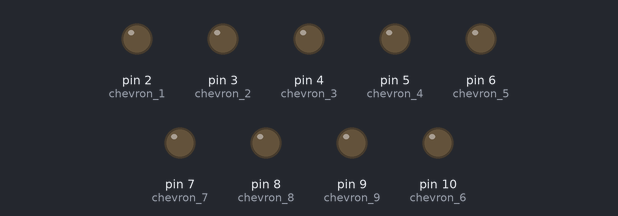
Bench run of a sketch on a simulated Arduino Uno, built with avr-gcc and run on an emulated ATmega328P. On the bench: output pins drawn as LEDs (lit = HIGH).

Above: at 0.1 s.
At 6.1 s:
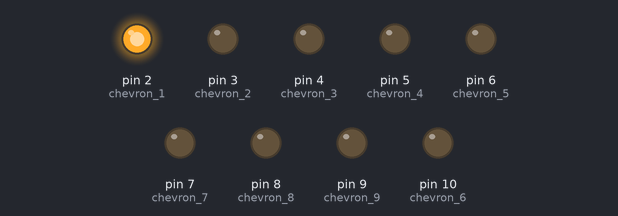
At 9.1 s:
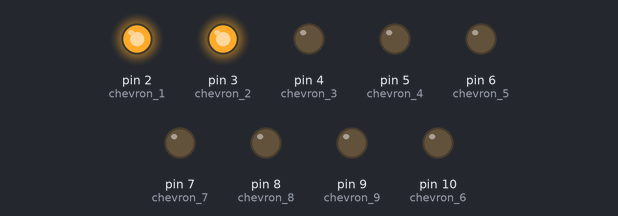
At 12.1 s:
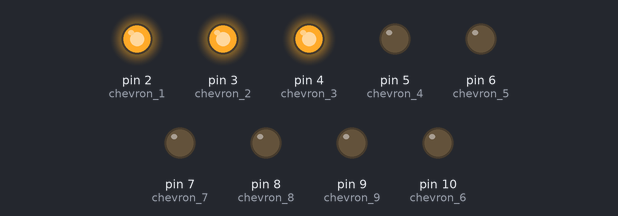
At 18.1 s:
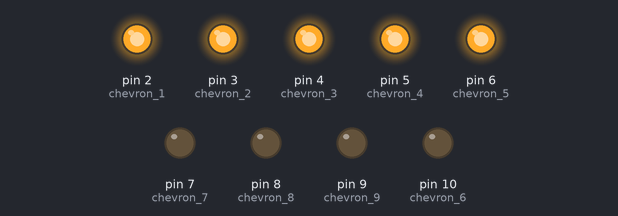
At 23.1 s:
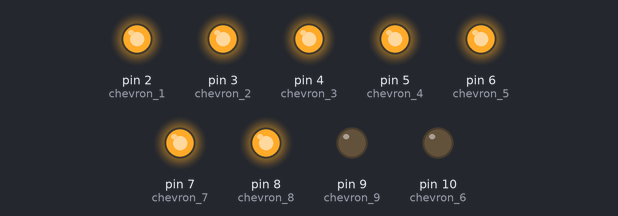
Timing chart, 0 to 24.6 s (numbered marks = the images above):
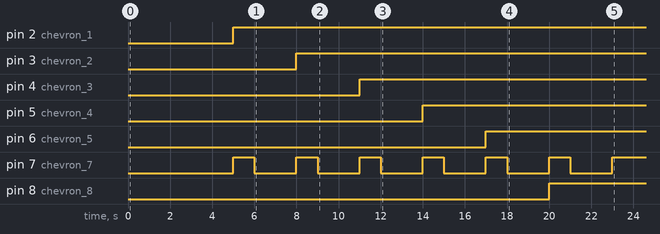

The sketch:

gate.ino
```cpp
void setup() {
  pinMode(2, OUTPUT); //chevron 1
  pinMode(3, OUTPUT); //chevron 2
  pinMode(4, OUTPUT); //chevron 3
  pinMode(5, OUTPUT); //chevron 4
  pinMode(6, OUTPUT); //chevron 5
  pinMode(7, OUTPUT); //chevron 7
  pinMode(8, OUTPUT); //chevron 8
  pinMode(9, OUTPUT); //chevron 9
  pinMode(10, OUTPUT); //chevron 6
  pinMode(11, INPUT); //brb
}

void loop() {
    delay(5000);
    digitalWrite(2, HIGH);
    digitalWrite(7, HIGH);
    delay(1000);
    digitalWrite(7, LOW);
    delay(2000);

    digitalWrite(3, HIGH);
    digitalWrite(7, HIGH);
    delay(1000);
    digitalWrite(7, LOW);
    delay(2000);

    digitalWrite(4, HIGH);
    digitalWrite(7, HIGH);
    delay(1000);
    digitalWrite(7, LOW);
    delay(2000);

    digitalWrite(5, HIGH);
    digitalWrite(7, HIGH);
    delay(1000);
    digitalWrite(7, LOW);
    delay(2000);

    digitalWrite(6, HIGH);
    digitalWrite(7, HIGH);
    delay(1000);
    digitalWrite(7, LOW);
    delay(2000);

    digitalWrite(8, HIGH);
    digitalWrite(7, HIGH);
    delay(1000);
    digitalWrite(7, LOW);
    delay(2000);
/**
//chevron 8 and 9 controller
    digitalWrite(9, HIGH);
    digitalWrite(7, HIGH);
    delay(1000);
    digitalWrite(7, LOW);
    delay(2000);

    digitalWrite(10, HIGH);
    digitalWrite(7, HIGH);
    delay(1000);
    digitalWrite(7, LOW);
    delay(2000);
**/
    digitalWrite(2, HIGH);
    digitalWrite(7, HIGH);
    delay(30000);


}
```

Measured:
- by itself, pin 2 (chevron_1): LOW → HIGH at 5.0 s
- by itself, pin 3 (chevron_2): LOW → HIGH at 8.0 s
- by itself, pin 4 (chevron_3): LOW → HIGH at 11.0 s
- by itself, pin 5 (chevron_4): LOW → HIGH at 14.0 s
- by itself, pin 6 (chevron_5): LOW → HIGH at 17.0 s
- by itself, pin 7 (chevron_7): alternates HIGH for 1.0 s and LOW for 2.0 s, 13 changes in all, then stays HIGH
- by itself, pin 8 (chevron_8): LOW → HIGH at 20.0 s
